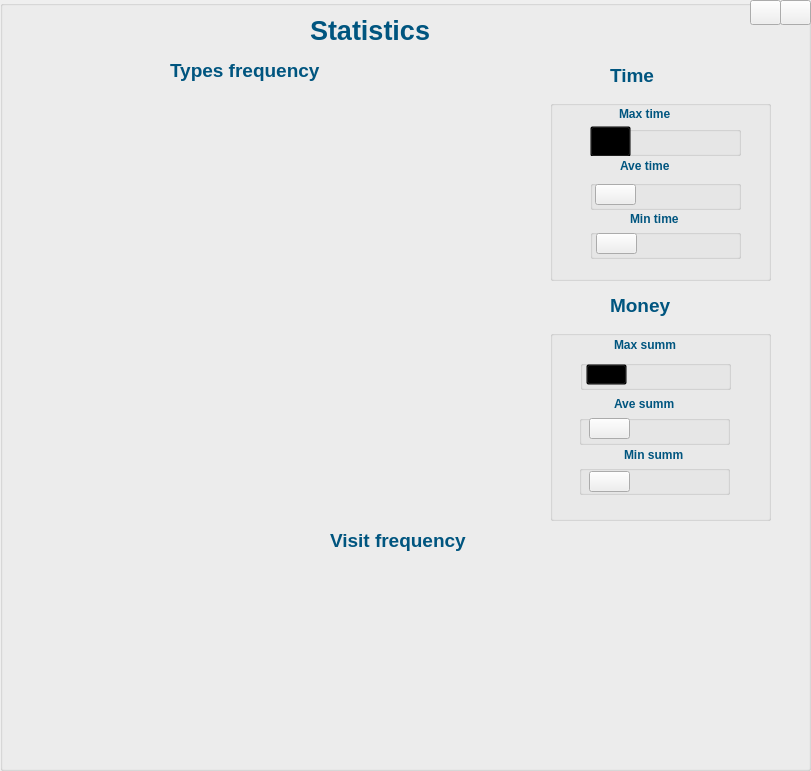
  <widget class="QGroupBox" name="analytics">
   <property name="geometry">
    <rect>
     <x>1070</x>
     <y>220</y>
     <width>811</width>
     <height>771</height>
    </rect>
   </property>
   <property name="title">
    <string/>
   </property>
   <widget class="QGroupBox" name="groupBox_7">
    <property name="geometry">
     <rect>
      <x>550</x>
      <y>100</y>
      <width>221</width>
      <height>181</height>
     </rect>
    </property>
    <property name="title">
     <string/>
    </property>
    <widget class="QGroupBox" name="groupBox_11">
     <property name="geometry">
      <rect>
       <x>40</x>
       <y>26</y>
       <width>151</width>
       <height>30</height>
      </rect>
     </property>
     <property name="title">
      <string/>
     </property>
     <widget class="QLabel" name="high_time">
      <property name="geometry">
       <rect>
        <x>60</x>
        <y>0</y>
        <width>91</width>
        <height>30</height>
       </rect>
      </property>
      <property name="font">
       <font>
        <weight>75</weight>
        <bold>true</bold>
       </font>
      </property>
      <property name="text">
       <string/>
      </property>
     </widget>
     <widget class="QPushButton" name="pushButton_7">
      <property name="geometry">
       <rect>
        <x>-40</x>
        <y>170</y>
        <width>41</width>
        <height>21</height>
       </rect>
      </property>
      <property name="styleSheet">
       <string notr="true">border-color: transparent;</string>
      </property>
      <property name="text">
       <string/>
      </property>
     </widget>
     <widget class="QPushButton" name="pushButton_13">
      <property name="geometry">
       <rect>
        <x>0</x>
        <y>0</y>
        <width>41</width>
        <height>31</height>
       </rect>
      </property>
      <property name="styleSheet">
       <string notr="true">color: transparent;
border-color:  transparent;
background-color:  transparent;</string>
      </property>
      <property name="text">
       <string/>
      </property>
      <property name="icon">
       <iconset resource="../resources.qrc">
        <normaloff>:/images/images/Stonks.ico</normaloff>:/images/images/Stonks.ico</iconset>
      </property>
     </widget>
    </widget>
    <widget class="QGroupBox" name="groupBox_12">
     <property name="geometry">
      <rect>
       <x>40</x>
       <y>129</y>
       <width>151</width>
       <height>30</height>
      </rect>
     </property>
     <property name="title">
      <string/>
     </property>
     <widget class="QLabel" name="min_time">
      <property name="geometry">
       <rect>
        <x>60</x>
        <y>0</y>
        <width>91</width>
        <height>30</height>
       </rect>
      </property>
      <property name="font">
       <font>
        <weight>75</weight>
        <bold>true</bold>
       </font>
      </property>
      <property name="text">
       <string/>
      </property>
     </widget>
     <widget class="QPushButton" name="pushButton_10">
      <property name="geometry">
       <rect>
        <x>6</x>
        <y>4</y>
        <width>41</width>
        <height>21</height>
       </rect>
      </property>
      <property name="styleSheet">
       <string notr="true">border-color: transparent;</string>
      </property>
      <property name="text">
       <string/>
      </property>
      <property name="icon">
       <iconset resource="../resources.qrc">
        <normaloff>:/images/images/no_stonks.ico</normaloff>:/images/images/no_stonks.ico</iconset>
      </property>
     </widget>
    </widget>
    <widget class="QGroupBox" name="groupBox_13">
     <property name="geometry">
      <rect>
       <x>40</x>
       <y>80</y>
       <width>151</width>
       <height>30</height>
      </rect>
     </property>
     <property name="title">
      <string/>
     </property>
     <widget class="QLabel" name="ave_time">
      <property name="geometry">
       <rect>
        <x>60</x>
        <y>0</y>
        <width>91</width>
        <height>30</height>
       </rect>
      </property>
      <property name="font">
       <font>
        <weight>75</weight>
        <bold>true</bold>
       </font>
      </property>
      <property name="text">
       <string/>
      </property>
     </widget>
     <widget class="QPushButton" name="pushButton_9">
      <property name="geometry">
       <rect>
        <x>5</x>
        <y>4</y>
        <width>41</width>
        <height>21</height>
       </rect>
      </property>
      <property name="styleSheet">
       <string notr="true">border-color: transparent;</string>
      </property>
      <property name="text">
       <string/>
      </property>
      <property name="icon">
       <iconset resource="../resources.qrc">
        <normaloff>:/images/images/time.ico</normaloff>:/images/images/time.ico</iconset>
      </property>
     </widget>
    </widget>
    <widget class="QLabel" name="label_37">
     <property name="geometry">
      <rect>
       <x>80</x>
       <y>110</y>
       <width>111</width>
       <height>19</height>
      </rect>
     </property>
     <property name="styleSheet">
      <string notr="true">border-color: rgb(255, 255, 255);</string>
     </property>
     <property name="text">
      <string>&lt;html&gt;&lt;head/&gt;&lt;body&gt;&lt;p&gt;&lt;span style=&quot; font-weight:600; color:#00557f;&quot;&gt;Min time&lt;/span&gt;&lt;/p&gt;&lt;/body&gt;&lt;/html&gt;</string>
     </property>
    </widget>
    <widget class="QLabel" name="label_35">
     <property name="geometry">
      <rect>
       <x>70</x>
       <y>58</y>
       <width>111</width>
       <height>17</height>
      </rect>
     </property>
     <property name="styleSheet">
      <string notr="true">border-color: rgb(255, 255, 255);</string>
     </property>
     <property name="text">
      <string>&lt;html&gt;&lt;head/&gt;&lt;body&gt;&lt;p&gt;&lt;span style=&quot; font-weight:600; color:#00557f;&quot;&gt;Ave time&lt;/span&gt;&lt;/p&gt;&lt;/body&gt;&lt;/html&gt;</string>
     </property>
    </widget>
    <widget class="QLabel" name="label_36">
     <property name="geometry">
      <rect>
       <x>69</x>
       <y>5</y>
       <width>111</width>
       <height>19</height>
      </rect>
     </property>
     <property name="styleSheet">
      <string notr="true">border-color: rgb(255, 255, 255);</string>
     </property>
     <property name="text">
      <string>&lt;html&gt;&lt;head/&gt;&lt;body&gt;&lt;p&gt;&lt;span style=&quot; font-weight:600; color:#00557f;&quot;&gt;Max time&lt;/span&gt;&lt;/p&gt;&lt;/body&gt;&lt;/html&gt;</string>
     </property>
    </widget>
   </widget>
   <widget class="QGroupBox" name="groupBox_6">
    <property name="geometry">
     <rect>
      <x>550</x>
      <y>330</y>
      <width>221</width>
      <height>191</height>
     </rect>
    </property>
    <property name="title">
     <string/>
    </property>
    <widget class="QGroupBox" name="groupBox_5">
     <property name="geometry">
      <rect>
       <x>30</x>
       <y>30</y>
       <width>151</width>
       <height>30</height>
      </rect>
     </property>
     <property name="title">
      <string/>
     </property>
     <widget class="QLabel" name="high_money">
      <property name="geometry">
       <rect>
        <x>60</x>
        <y>0</y>
        <width>91</width>
        <height>30</height>
       </rect>
      </property>
      <property name="font">
       <font>
        <pointsize>8</pointsize>
        <weight>75</weight>
        <bold>true</bold>
       </font>
      </property>
      <property name="text">
       <string/>
      </property>
     </widget>
     <widget class="QPushButton" name="pushButton_14">
      <property name="geometry">
       <rect>
        <x>6</x>
        <y>4</y>
        <width>41</width>
        <height>21</height>
       </rect>
      </property>
      <property name="styleSheet">
       <string notr="true">color: transparent;
border-color:  transparent;
background-color:  transparent;</string>
      </property>
      <property name="text">
       <string/>
      </property>
      <property name="icon">
       <iconset resource="../resources.qrc">
        <normaloff>:/images/images/Stonks.ico</normaloff>:/images/images/Stonks.ico</iconset>
      </property>
     </widget>
    </widget>
    <widget class="QGroupBox" name="groupBox_9">
     <property name="geometry">
      <rect>
       <x>29</x>
       <y>85</y>
       <width>151</width>
       <height>30</height>
      </rect>
     </property>
     <property name="title">
      <string/>
     </property>
     <widget class="QLabel" name="ave_money">
      <property name="geometry">
       <rect>
        <x>60</x>
        <y>0</y>
        <width>91</width>
        <height>30</height>
       </rect>
      </property>
      <property name="font">
       <font>
        <weight>75</weight>
        <bold>true</bold>
       </font>
      </property>
      <property name="text">
       <string/>
      </property>
     </widget>
     <widget class="QPushButton" name="pushButton_11">
      <property name="geometry">
       <rect>
        <x>10</x>
        <y>3</y>
        <width>41</width>
        <height>21</height>
       </rect>
      </property>
      <property name="styleSheet">
       <string notr="true">border-color: transparent;</string>
      </property>
      <property name="text">
       <string/>
      </property>
      <property name="icon">
       <iconset resource="../resources.qrc">
        <normaloff>:/images/images/money (2).png</normaloff>:/images/images/money (2).png</iconset>
      </property>
     </widget>
    </widget>
    <widget class="QGroupBox" name="groupBox_10">
     <property name="geometry">
      <rect>
       <x>29</x>
       <y>135</y>
       <width>151</width>
       <height>30</height>
      </rect>
     </property>
     <property name="title">
      <string/>
     </property>
     <widget class="QLabel" name="min_money">
      <property name="geometry">
       <rect>
        <x>60</x>
        <y>0</y>
        <width>91</width>
        <height>30</height>
       </rect>
      </property>
      <property name="font">
       <font>
        <weight>75</weight>
        <bold>true</bold>
       </font>
      </property>
      <property name="text">
       <string/>
      </property>
     </widget>
     <widget class="QPushButton" name="pushButton_12">
      <property name="geometry">
       <rect>
        <x>10</x>
        <y>6</y>
        <width>41</width>
        <height>21</height>
       </rect>
      </property>
      <property name="styleSheet">
       <string notr="true">border-color: transparent;</string>
      </property>
      <property name="text">
       <string/>
      </property>
      <property name="icon">
       <iconset resource="../resources.qrc">
        <normaloff>:/images/images/no_stonks.ico</normaloff>:/images/images/no_stonks.ico</iconset>
      </property>
     </widget>
    </widget>
    <widget class="QLabel" name="label_27">
     <property name="geometry">
      <rect>
       <x>64</x>
       <y>6</y>
       <width>111</width>
       <height>19</height>
      </rect>
     </property>
     <property name="styleSheet">
      <string notr="true">border-color: rgb(255, 255, 255);</string>
     </property>
     <property name="text">
      <string>&lt;html&gt;&lt;head/&gt;&lt;body&gt;&lt;p&gt;&lt;span style=&quot; font-weight:600; color:#00557f;&quot;&gt;Max summ&lt;/span&gt;&lt;/p&gt;&lt;/body&gt;&lt;/html&gt;</string>
     </property>
    </widget>
    <widget class="QLabel" name="label_33">
     <property name="geometry">
      <rect>
       <x>64</x>
       <y>66</y>
       <width>111</width>
       <height>17</height>
      </rect>
     </property>
     <property name="styleSheet">
      <string notr="true">border-color: rgb(255, 255, 255);</string>
     </property>
     <property name="text">
      <string>&lt;html&gt;&lt;head/&gt;&lt;body&gt;&lt;p&gt;&lt;span style=&quot; font-weight:600; color:#00557f;&quot;&gt;Ave summ&lt;/span&gt;&lt;/p&gt;&lt;/body&gt;&lt;/html&gt;</string>
     </property>
    </widget>
    <widget class="QLabel" name="label_34">
     <property name="geometry">
      <rect>
       <x>74</x>
       <y>116</y>
       <width>111</width>
       <height>19</height>
      </rect>
     </property>
     <property name="styleSheet">
      <string notr="true">border-color: rgb(255, 255, 255);</string>
     </property>
     <property name="text">
      <string>&lt;html&gt;&lt;head/&gt;&lt;body&gt;&lt;p&gt;&lt;span style=&quot; font-weight:600; color:#00557f;&quot;&gt;Min summ&lt;/span&gt;&lt;/p&gt;&lt;/body&gt;&lt;/html&gt;</string>
     </property>
    </widget>
   </widget>
   <widget class="QLabel" name="label_16">
    <property name="geometry">
     <rect>
      <x>310</x>
      <y>10</y>
      <width>181</width>
      <height>41</height>
     </rect>
    </property>
    <property name="styleSheet">
     <string notr="true">border-color: rgb(255, 255, 255);</string>
    </property>
    <property name="text">
     <string>&lt;html&gt;&lt;head/&gt;&lt;body&gt;&lt;p&gt;&lt;span style=&quot; font-size:20pt; font-weight:600; color:#00557f;&quot;&gt;Statistics&lt;/span&gt;&lt;/p&gt;&lt;/body&gt;&lt;/html&gt;</string>
    </property>
   </widget>
   <widget class="QLabel" name="label_23">
    <property name="geometry">
     <rect>
      <x>170</x>
      <y>50</y>
      <width>201</width>
      <height>41</height>
     </rect>
    </property>
    <property name="styleSheet">
     <string notr="true">border-color: rgb(255, 255, 255);</string>
    </property>
    <property name="text">
     <string>&lt;html&gt;&lt;head/&gt;&lt;body&gt;&lt;p&gt;&lt;span style=&quot; font-size:14pt; font-weight:600; color:#00557f;&quot;&gt;Types frequency&lt;/span&gt;&lt;/p&gt;&lt;/body&gt;&lt;/html&gt;</string>
    </property>
   </widget>
   <widget class="QLabel" name="label_24">
    <property name="geometry">
     <rect>
      <x>610</x>
      <y>290</y>
      <width>101</width>
      <height>31</height>
     </rect>
    </property>
    <property name="styleSheet">
     <string notr="true">border-color: rgb(255, 255, 255);</string>
    </property>
    <property name="text">
     <string>&lt;html&gt;&lt;head/&gt;&lt;body&gt;&lt;p&gt;&lt;span style=&quot; font-size:14pt; font-weight:600; color:#00557f;&quot;&gt;Money&lt;/span&gt;&lt;/p&gt;&lt;/body&gt;&lt;/html&gt;</string>
    </property>
   </widget>
   <widget class="QLabel" name="label_25">
    <property name="geometry">
     <rect>
      <x>610</x>
      <y>60</y>
      <width>101</width>
      <height>31</height>
     </rect>
    </property>
    <property name="styleSheet">
     <string notr="true">border-color: rgb(255, 255, 255);</string>
    </property>
    <property name="text">
     <string>&lt;html&gt;&lt;head/&gt;&lt;body&gt;&lt;p&gt;&lt;span style=&quot; font-size:14pt; font-weight:600; color:#00557f;&quot;&gt;Time&lt;/span&gt;&lt;/p&gt;&lt;/body&gt;&lt;/html&gt;</string>
    </property>
   </widget>
   <widget class="QLabel" name="label_26">
    <property name="geometry">
     <rect>
      <x>330</x>
      <y>520</y>
      <width>181</width>
      <height>41</height>
     </rect>
    </property>
    <property name="styleSheet">
     <string notr="true">border-color: rgb(255, 255, 255);</string>
    </property>
    <property name="text">
     <string>&lt;html&gt;&lt;head/&gt;&lt;body&gt;&lt;p&gt;&lt;span style=&quot; font-size:14pt; font-weight:600; color:#00557f;&quot;&gt;Visit frequency&lt;/span&gt;&lt;/p&gt;&lt;/body&gt;&lt;/html&gt;</string>
    </property>
   </widget>
   <widget class="QPushButton" name="hide_analitics">
    <property name="geometry">
     <rect>
      <x>780</x>
      <y>0</y>
      <width>31</width>
      <height>25</height>
     </rect>
    </property>
    <property name="text">
     <string/>
    </property>
    <property name="icon">
     <iconset resource="../resources.qrc">
      <normaloff>:/images/images/cancel.ico</normaloff>:/images/images/cancel.ico</iconset>
    </property>
   </widget>
   <widget class="QPushButton" name="refresh_stat">
    <property name="geometry">
     <rect>
      <x>750</x>
      <y>0</y>
      <width>31</width>
      <height>25</height>
     </rect>
    </property>
    <property name="text">
     <string/>
    </property>
    <property name="icon">
     <iconset resource="../resources.qrc">
      <normaloff>:/images/images/refrech.ico</normaloff>:/images/images/refrech.ico</iconset>
    </property>
   </widget>
   <widget class="QWidget" name="verticalLayoutWidget_2">
    <property name="geometry">
     <rect>
      <x>20</x>
      <y>560</y>
      <width>771</width>
      <height>201</height>
     </rect>
    </property>
    <layout class="QVBoxLayout" name="Visit"/>
   </widget>
   <widget class="QWidget" name="verticalLayoutWidget">
    <property name="geometry">
     <rect>
      <x>30</x>
      <y>100</y>
      <width>501</width>
      <height>421</height>
     </rect>
    </property>
    <layout class="QVBoxLayout" name="frequency"/>
   </widget>
  </widget>
